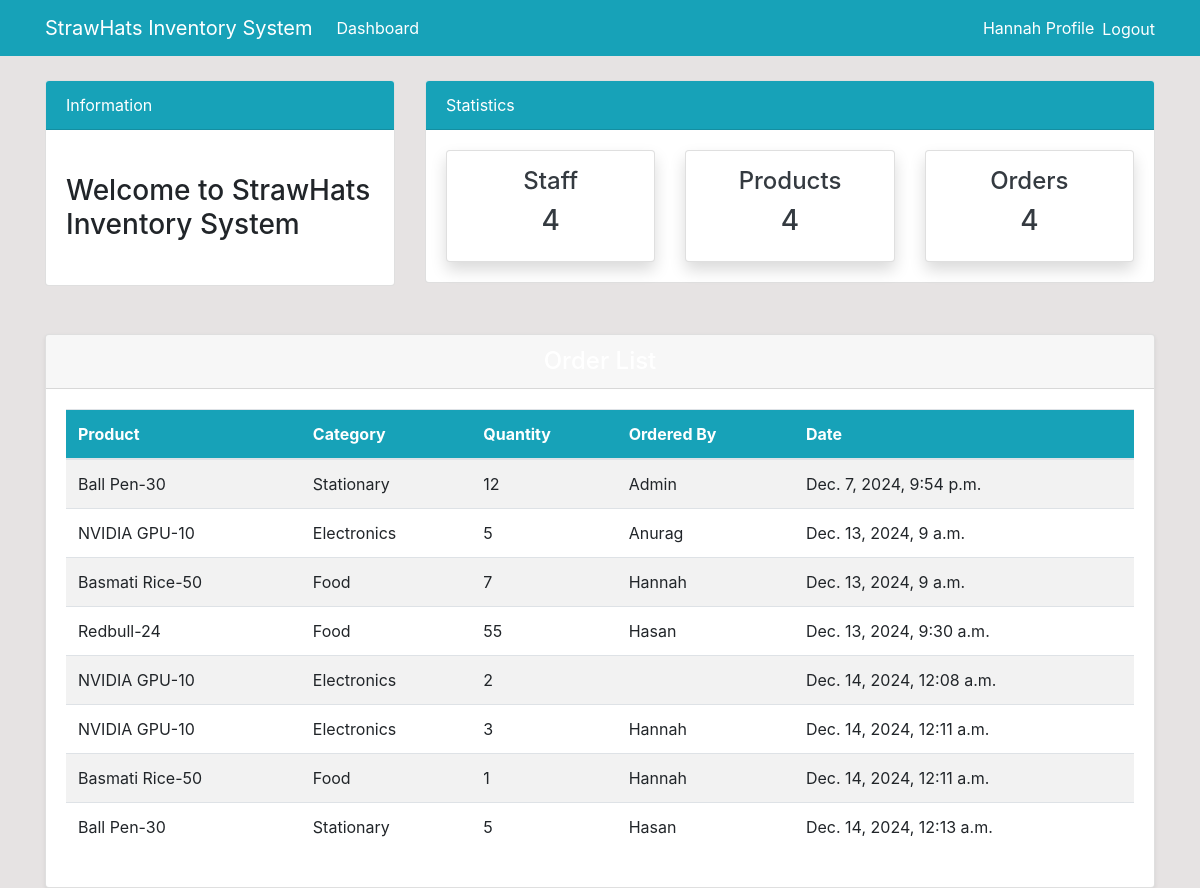
The app's page /order/ (signed in) with its own data.
### dashboard/models.py (models this page shows, shortened)
class Order(models.Model):
    product = models.ForeignKey(Product, on_delete=models.CASCADE, null=True)
    staff = models.ForeignKey(User, models.CASCADE, null=True)
    order_quantity = models.PositiveIntegerField(null=True)
    date = models.DateTimeField(auto_now_add=True)
    class Meta:
        verbose_name_plural = 'Order'

class Product(models.Model):
    name = models.CharField(max_length=100, null=True)
    category=models.CharField(max_length=20, choices=CATEGORY, null=True)
    quantity=models.PositiveIntegerField(null=True)
    class Meta:
        verbose_name_plural = 'Product'
    def __str__(self):
        return f'{self.name}-{self.quantity}'

### dashboard/views.py (the view)
# urls.py: path('order/', views.order, name='dashboard-order'),
@login_required
def order(request):
    orders = Order.objects.all()
    context ={
        'orders': orders,
    }
    return render(request, 'dashboard/order.html', context)

### templates/dashboard/order.html (shortened to what this page needs)
{% extends 'partials/base.html' %}
{% block content %}
{% include 'partials/topnav.html' %}
<div class="container mt-5">
    <div class="row">
        <div class="col-md-12">
            <div class="card shadow-sm">
                <div class="card-header bg-teal text-white text-center">
                    <h4 class="mb-0">Order List</h4>
                </div>
                <div class="card-body">
                    <table class="table table-striped table-hover">
                        <thead class="bg-info text-white">
                            <tr>
                                <th scope="col">Product</th>
                                <th scope="col">Category</th>
                                <th scope="col">Quantity</th>
                                <th scope="col">Ordered By</th>
                                <th scope="col">Date</th>
                            </tr>
                        </thead>
                        <tbody>
                            {% for order in orders %}
                            <tr>
                                <td>{{ order.product }}</td>
                                <td>{{ order.product.category }}</td>
                                <td>{{ order.order_quantity }}</td>
                                <td>{{ order.staff.username }}</td>
                                <td>{{ order.date }}</td>
                            </tr>
                            {% endfor %}
                        </tbody>
                    </table>
                </div>
            </div>
        </div>
    </div>
</div>
{% endblock %}

### templates/partials/nav.html (shortened to what this page needs)
<nav class="navbar navbar-expand-lg navbar-info bg-info">
    <div class="container">
        <a class="navbar-brand text-white" href="{% url 'dashboard-index' %}">StrawHats Inventory System</a>
        <div class="collapse navbar-collapse" id="navbarSupportedContent">
            {% if user.is_authenticated %}
            <ul class="navbar-nav mr-auto">
                <li class="nav-item d-flex align-items-center">
                    <a class="nav-link text-white" href="{% url 'dashboard-index' %}">Dashboard </a>
                </li>
            </ul>
            <ul class="navbar-nav ml-auto">
                <li class="nav-item d-flex align-items-center">
                    <a class="nav-link text-white" href="{% url 'user-profile' %}">{{ user.username}} Profile </a>
                </li>
                <li class="nav-item d-flex align-items-center">
                    <form method="post" action="{% url 'user-logout' %}" class="d-inline">
                        <button type="submit" class="btn btn-link text-white" style="padding: 0; background: none; border: none; margin: 0;">
                            Logout
                        </button>
                    </form>
                </li>
            </ul>
            {% endif %}
        </div>
    </div>
</nav>

### static/style.css (style rules this page uses)
body { background: rgb(230, 227, 227); }

### records on screen
Order: product "Ball Pen-30", product.category "Stationary", order_quantity "12", staff.username "Admin", date "Dec. 7, 2024, 9:54 p.m."
Order: product "NVIDIA GPU-10", product.category "Electronics", order_quantity "5", staff.username "Anurag", date "Dec. 13, 2024, 9 a.m."
Order: product "Basmati Rice-50", product.category "Food", order_quantity "7", staff.username "Hannah", date "Dec. 13, 2024, 9 a.m."
Order: product "Redbull-24", product.category "Food", order_quantity "55", staff.username "Hasan", date "Dec. 13, 2024, 9:30 a.m."
Order: product "NVIDIA GPU-10", product.category "Electronics", order_quantity "2", date "Dec. 14, 2024, 12:08 a.m."
Order: product "NVIDIA GPU-10", product.category "Electronics", order_quantity "3", staff.username "Hannah", date "Dec. 14, 2024, 12:11 a.m."
Order: product "Basmati Rice-50", product.category "Food", order_quantity "1", staff.username "Hannah", date "Dec. 14, 2024, 12:11 a.m."
Order: product "Ball Pen-30", product.category "Stationary", order_quantity "5", staff.username "Hasan", date "Dec. 14, 2024, 12:13 a.m."

### other values on screen
{{ user.username }} "Hannah"
